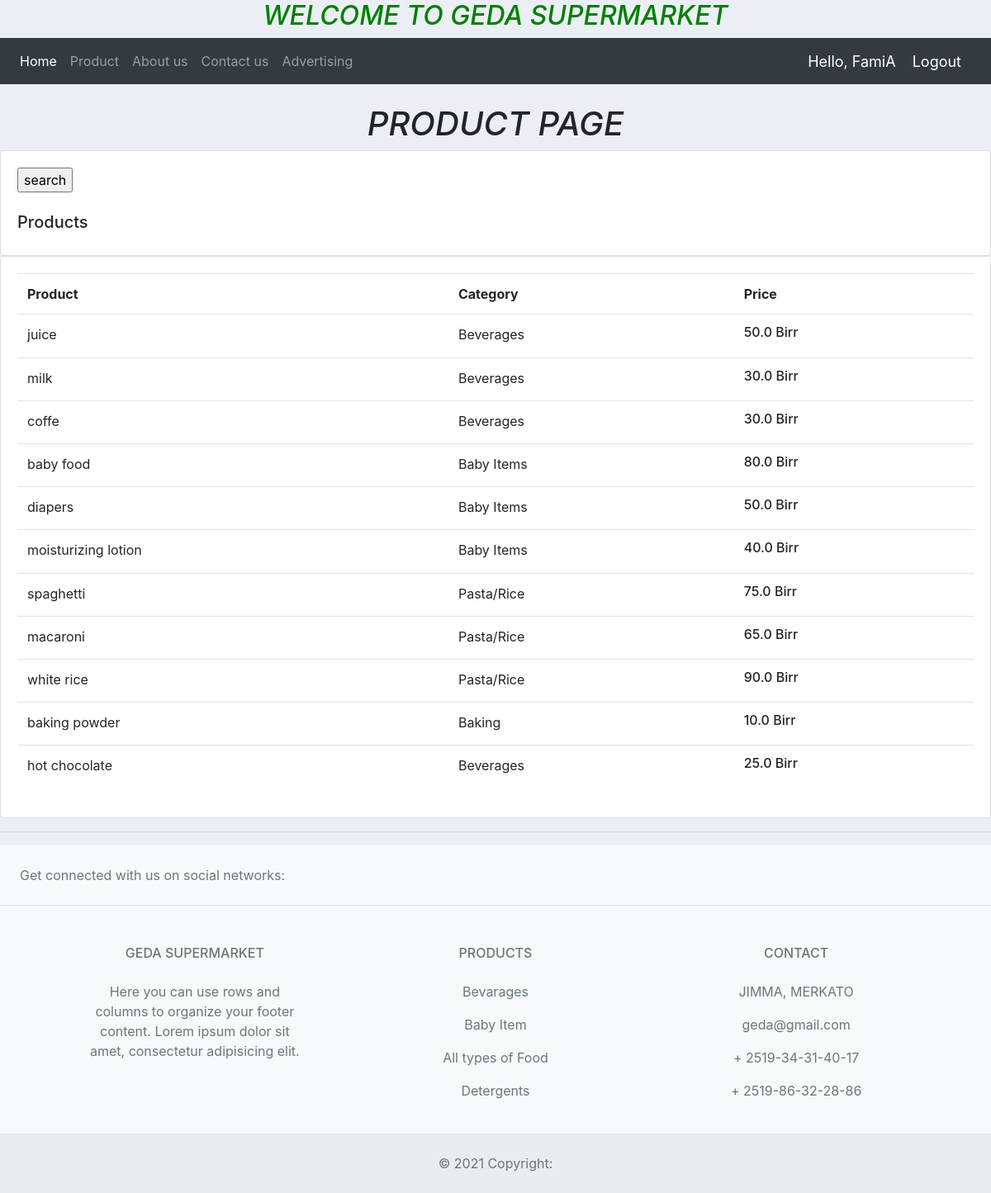
/product/ (signed in), run on the app's committed database.
### supermarket1/models.py (models this page shows, shortened)
class Product(models.Model):
	CATEGORY = (
			('Beverages', 'Beverages'),
			('Beer', ' Beer'),
				('Pasta/Rice', ' Pasta/Rice'),
					('Baking ', ' Baking '),
						('Baby Items ', ' Baby Items '),
			)
	name = models.CharField(max_length=200, null=True)
	price = models.FloatField(null=True)
	category = models.CharField(max_length=200, null=True, choices=CATEGORY)
	description = models.CharField(max_length=200, null=True)
	date_created = models.DateTimeField(auto_now_add=True, null=True)

### supermarket1/decorators.py (the view)
		def wrapper_func(request, *args, **kwargs):
			group = None
			if request.user.groups.exists():
				group = request.user.groups.all()[0].name
			if group in allowed_roles:
				return view_func(request, *args, **kwargs)
			else:
				return HttpResponse('You are not authorized to view this page')

### supermarket1/views.py (called while the page is built)
@login_required(login_url='login')
@allowed_users(allowed_roles=['admin'])
def product(request):
	form =SearchForm(request.POST or None)
	product = Product.objects.all()
	context ={'product':product}
	if request.method == 'POST':
		product = Product.objects.filter(category =form['category'].value(),
			                              name=form['name'].value())
		context ={'form':form, 'product':product}
	return render(request,'geda/product.html',context)

### supermarket1/templates/geda/product.html (shortened to what this page needs)
{% extends 'geda/main.html'%}
{%block content%}
{% load crispy_forms_tags %}
<br>
<h1 style="text-align: center;"><i> PRODUCT PAGE</i></h1>
		<div class="row">
			<div class="col-md">
				<div class="card card-body">
                <form method='POST' action="">
                	<input type="submit" value="search"/>
                </form>
                <br>
					<h5>Products</h5>
				</div>
				<div class="card card-body">
					<table class="table">
						<tr>
							<th>Product</th>
							<th>Category</th>
							<th>Price</th>
						</tr>
						{%for i in product %}
						<tr>
                          <td>{{i.name }}</td>
                           <td>{{i.category }}</td>
                            <td><h6>{{i.price }} Birr</h6></td>
                         </tr>
						{% endfor %}
					</table>
				</div>
			</div>
		</div>
{% endblock%}

### supermarket1/templates/geda/navbar.html (shortened to what this page needs)
{% load static %}
<header >
  <h2 style="color:green;text-align: center;te"><i>WELCOME TO GEDA SUPERMARKET</i></h2>
</header>
<nav class="navbar navbar-expand-lg navbar-dark bg-dark">
  <div class="collapse navbar-collapse" id="navbarSupportedContent">
    <ul class="navbar-nav mr-auto">
      <li class="nav-item active">
        <a class="nav-link" href="{% url 'home' %}">Home</a>
      </li>
      <li class="nav-item">
        <a class="nav-link" href="/product/">Product</a>
      </li>
      <li class="nav-item">
        <a class="nav-link" href="/about/">About us</a>
      </li>
      <li class="nav-item">
        <a class="nav-link" href="/contact/">Contact us</a>
      </li>
  <li class="nav-item">
        <a class="nav-link" href="/advertise/">Advertising</a>
      </li>
    </ul>
  </div>
  <span class="hello-msg" >Hello,  {{request.user}}</span>
  <span ><a  class="hello-msg" href="{% url 'logout' %}">Logout</a></span>
</nav>

### static/css/main.css (style rules this page uses)
body { background-color: #ebeff5; }

### supermarket1/templates/geda/navbar.html (style rules this page uses)
.hello-msg { font-size: 18px; color: #fff; margin-right: 20px; }

### data on the page
Product: name "juice", category "Beverages", price "50.0"
Product: name "milk", category "Beverages", price "30.0"
Product: name "coffe", category "Beverages", price "30.0"
Product: name "baby food", category "Baby Items", price "80.0"
Product: name "diapers", category "Baby Items", price "50.0"
Product: name "moisturizing lotion", category "Baby Items", price "40.0"
Product: name "spaghetti", category "Pasta/Rice", price "75.0"
Product: name "macaroni", category "Pasta/Rice", price "65.0"
Product: name "white rice", category "Pasta/Rice", price "90.0"
Product: name "baking powder", category "Baking", price "10.0"
Product: name "hot chocolate", category "Beverages", price "25.0"

### other printed values
{{ request.user }} "FamiA"
